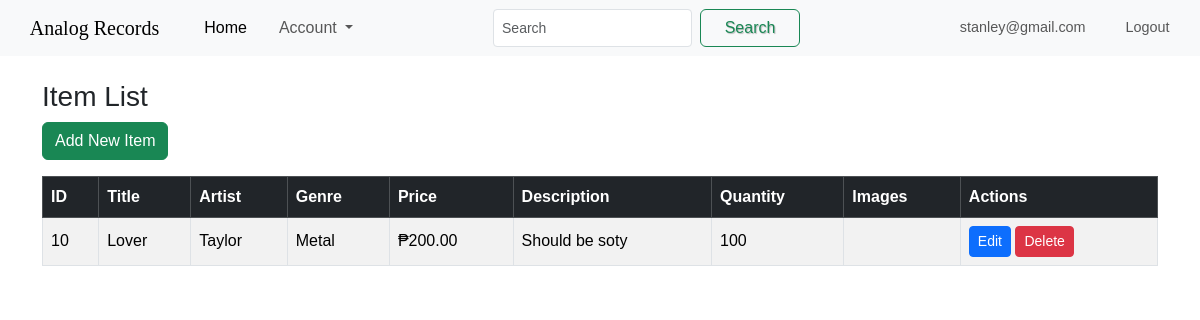
Page /item/index.php (signed in) on the committed database.
### tables this page shows
CREATE TABLE `item` (
  `item_id` int(11) NOT NULL,
  `title` varchar(100) NOT NULL,
  `artist` varchar(100) DEFAULT NULL,
  `genre` varchar(50) DEFAULT NULL,
  `price` decimal(10,2) NOT NULL,
  `description` varchar(100) DEFAULT NULL,
  `quantity` int(11) NOT NULL
);

### item/index.php (the view, shortened to what this page needs)
<?php
include("../includes/config.php");
include("../includes/header.php");
?>
<body>
<div class="container mt-4">
    <h3>Item List</h3>
    <a href="store.php" class="btn btn-success mb-3">Add New Item</a>
    <?php
    $sql_items = "SELECT * FROM item ORDER BY item_id DESC";
    $result_items = mysqli_query($conn, $sql_items);
    if (mysqli_num_rows($result_items) > 0) {
        echo "<table class='table table-bordered table-striped align-middle'>";
        echo "<thead class='table-dark'>
                <tr>
                    <th>ID</th>
                    <th>Title</th>
                    <th>Artist</th>
                    <th>Genre</th>
                    <th>Price</th>
                    <th>Description</th>
                    <th>Quantity</th>
                    <th>Images</th>
                    <th>Actions</th>
                </tr>
              </thead><tbody>";
        while ($row = mysqli_fetch_assoc($result_items)) {
            echo "<tr>";
            echo "<td>" . htmlspecialchars($row['item_id']) . "</td>";
            echo "<td>" . htmlspecialchars($row['title']) . "</td>";
            echo "<td>" . htmlspecialchars($row['artist']) . "</td>";
            echo "<td>" . htmlspecialchars($row['genre']) . "</td>";
            echo "<td>₱" . number_format($row['price'], 2) . "</td>";
            echo "<td>" . htmlspecialchars($row['description']) . "</td>";
            echo "<td>" . htmlspecialchars($row['quantity']) . "</td>";
            echo "<td>";
            echo "</td>";
            echo "<td>
                    <a href='update.php?id=" . $row['item_id'] . "' class='btn btn-sm btn-primary'>Edit</a>
                    <a href='delete.php?id=" . $row['item_id'] . "' class='btn btn-sm btn-danger'
                       onclick='return confirm(\"Are you sure you want to delete this item?\")'>Delete</a>
                  </td>";
            echo "</tr>";
        }
        echo "</tbody></table>";
    } else {
        echo "<div class='alert alert-info'>No items found.</div>";
    }
    ?>
</div>
</body>
</html>

### includes/style/style.css (style rules this page uses)
body { margin: 0px; padding: 0px; font-family: "Arial", Helvetica, sans-serif; }

### rows in the picture
item: item_id "10", title "Lover", artist "Taylor", genre "Metal", price "200.00", description "Should be soty", quantity "100"

### other values in the picture
$_SESSION['email'] "stanley@gmail.com"
